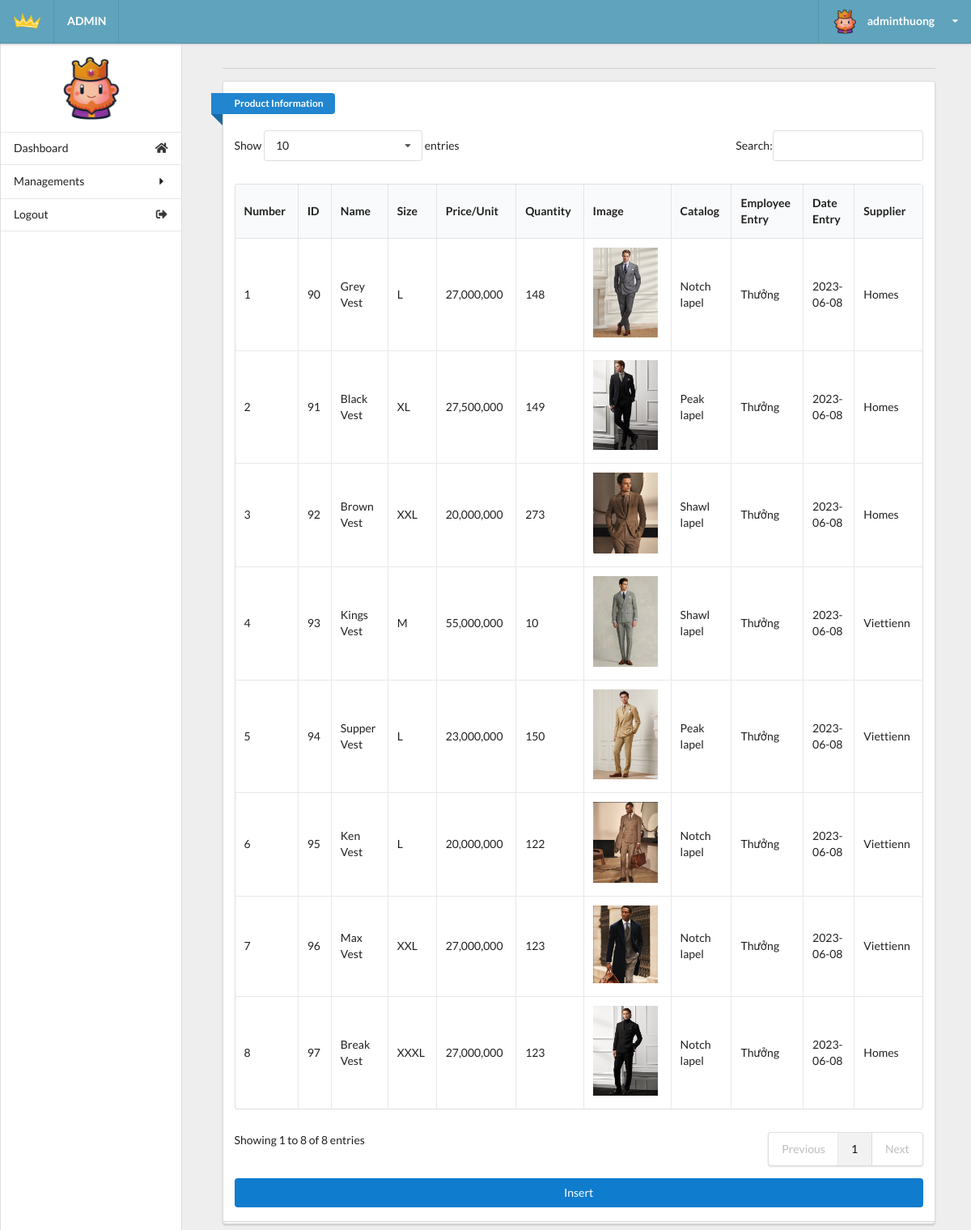
Screenshot of /admin/admin.php?act=product (signed in) with the database file from the repository.
### tables this page shows
CREATE TABLE `tbl_product` (
  `id_product` int(6) NOT NULL,
  `product_name` varchar(255) NOT NULL,
  `quantity` int(11) NOT NULL DEFAULT 0,
  `product_img` varchar(50) NOT NULL,
  `product_prices` int(10) NOT NULL DEFAULT 0,
  `catalog_id` int(4) NOT NULL,
  `employee_entry` int(11) NOT NULL,
  `entry_date` date NOT NULL,
  `sup_id` int(11) NOT NULL,
  `view` tinyint(4) NOT NULL DEFAULT 0,
  `special` tinyint(4) NOT NULL DEFAULT 0,
  `old_prices` int(11) NOT NULL DEFAULT 0,
  `description` varchar(255) NOT NULL,
  `size` varchar(5) NOT NULL DEFAULT 'L'
);

CREATE TABLE `tbl_catalog` (
  `id_catalog_k` int(4) NOT NULL,
  `catalog_name` varchar(50) NOT NULL,
  `prioritize` int(4) NOT NULL DEFAULT 0,
  `display_ctl` tinyint(1) NOT NULL DEFAULT 1
);

CREATE TABLE `tbl_user` (
  `id` int(11) NOT NULL,
  `name_us` varchar(50) DEFAULT NULL,
  `address_us` varchar(100) DEFAULT NULL,
  `email` varchar(50) NOT NULL,
  `user` varchar(20) NOT NULL,
  `password_us` varchar(20) NOT NULL,
  `role_us` tinyint(1) NOT NULL DEFAULT 0
);

CREATE TABLE `tbl_supplier` (
  `sup_id` int(11) NOT NULL,
  `sup_name` varchar(255) NOT NULL,
  `sup_address` varchar(255) NOT NULL,
  `sup_bank` int(11) NOT NULL,
  `sup_tax_code` int(11) NOT NULL
);

### model/productdb.php (called while the page is built, shortened)
<?php
function getall_product(){
    $conn=connectdb();
    $stmt = $conn->prepare("SELECT * FROM tbl_product");
    $stmt->execute();
    $kq=$stmt->fetchAll();
    return $kq;
}
?>

### model/catalogdb.php (called while the page is built, shortened)
<?php
function getall_catalog(){
  $conn=connectdb();
  $stmt = $conn->prepare("SELECT * FROM tbl_catalog");
  $stmt->execute();
  $kq=$stmt->fetchAll();
  return $kq;
}
?>

### model/userdb.php (called while the page is built, shortened)
<?php
function getall_user(){
    $conn=connectdb();
    $stmt = $conn->prepare("SELECT * FROM tbl_user");
    $stmt->execute();
    $kq=$stmt->fetchAll();
    return $kq;
}
?>

### model/supplierdb.php (called while the page is built, shortened)
<?php
function getall_supplier(){
    $conn=connectdb();
    $stmt = $conn->prepare("SELECT * FROM tbl_supplier");
    $stmt->execute();
    $kq=$stmt->fetchAll();
    return $kq;
}
?>

### admin/product.php (the view, shortened to what this page needs)
<div class="right floated thirteen wide computer sixteen wide phone column" id="content">
  <div class="ui container grid">
    <div class="row">
      <div class="fifteen wide computer sixteen wide phone centered column center-table">
        <div class="ui divider"></div>
        <div class="ui grid">
          <div class="sixteen wide computer sixteen wide phone centered column">
            <div class="ui stacked segment">
              <div class="ui blue ribbon icon label">Product Information</div>
              <br><br>
              <table id="example" class="ui celled table responsive nowrap unstackable" style="width:100%">
                <thead>
                  <tr>
                    <th>Number</th>
                    <th>ID</th>
                    <th>Name</th>
                    <th>Size</th>
                    <th>Price/Unit</th>
                    <th>Quantity</th>
                    <th>Image</th>
                    <th>Catalog</th>
                    <th>Employee Entry</th>
                    <th>Date Entry</th>
                    <th>Supplier</th>
                  </tr>
                </thead>
                <?php
                  if (isset($kq) && (count($kq) > 0)) {
                    $i = 1;
                    foreach ($kq as $product) {
                      $name = '';
                      foreach ($dmsp as $dm) {
                        if ($dm['id_catalog_k'] == $product['catalog_id']) {
                          $name = $dm['catalog_name'];
                          break;
                        }
                      }
                      $name_employee='';
                      foreach ($dmee as $us) {
                        if ($us['id'] == $product['employee_entry']) {
                          $name_employee = $us['name_us'];
                          break;
                        }
                      }
                      $name_supplier='';
                      foreach ($dmsup as $sup) {
                        if ($sup['sup_id'] == $product['sup_id']) {
                          $name_supplier = $sup['sup_name'];
                          break;
                        }
                      }
                      echo '
                        <tr>
                          <td>'.$i.'</td>
                          <td>'.$product['id_product'].'</td>
                          <td>'.$product['product_name'].'</td>
                          <td>'.$product['size'].'</td>
                          <td>'.number_format($product['product_prices']).'</td>
                          <td>'.$product['quantity'].'</td>
                          <td><img src="../uploads/'.$product['product_img'].'" width="80px"></td>
                          <td>'.$name.'</td>
                          <td>'.$name_employee.'</td>
                          <td>'.$product['entry_date'].'</td>
                          <td>'.$name_supplier.'</td>
                          <td>
                            <button  class="button-update"><a class="change-a" href="admin.php?act=updateform_product&id='.$product['id_product'].'">Update</a></button>
                            <button  class="button-delete"><a class="change-a" href="admin.php?act=del_product&id='.$product['id_product'].'">Delete</a></button>
                          </td>
                        </tr>';
                      $i++;
                    }
                  }
                ?>
              </table>
              <div>
                  <button  class="button-insert"><a class="change-a" href="admin.php?act=insert_product&id='1'">Insert</a></button>
              </div>
            </div>
          </div>
        </div>
      </div>
    </div>
  </div>
</div>
</div>
</body>
</html>

### admin/css/main.css (style rules this page uses)
html, body { background-color: #eeeeee; height: 100%; width: 100%; margin: 0; padding: 0; }
#content { top: 1em; }
.button-insert { background-color: #107cce; border: none; color: white; width: 100%; margin-top: 15px; padding: 10px 40px; text-align: center; text-decoration: none; display: inline-block; border-radius: 4px; }
.change-a { color: white; width: 100%; }

### rows the page displays
tbl_product: id_product "90", product_name "Grey Vest", size "L", product_prices "27,000,000", quantity "148", product_img (picture), catalog.catalog_name "Notch lapel", employee_entry.name_us "Thưởng", entry_date "2023-06-08", sup.sup_name "Homes"
tbl_product: id_product "91", product_name "Black Vest", size "XL", product_prices "27,500,000", quantity "149", product_img (picture), catalog.catalog_name "Peak lapel", employee_entry.name_us "Thưởng", entry_date "2023-06-08", sup.sup_name "Homes"
tbl_product: id_product "92", product_name "Brown Vest", size "XXL", product_prices "20,000,000", quantity "273", product_img (picture), catalog.catalog_name "Shawl lapel", employee_entry.name_us "Thưởng", entry_date "2023-06-08", sup.sup_name "Homes"
tbl_product: id_product "93", product_name "Kings Vest", size "M", product_prices "55,000,000", quantity "10", product_img (picture), catalog.catalog_name "Shawl lapel", employee_entry.name_us "Thưởng", entry_date "2023-06-08", sup.sup_name "Viettienn"
tbl_product: id_product "94", product_name "Supper Vest", size "L", product_prices "23,000,000", quantity "150", product_img (picture), catalog.catalog_name "Peak lapel", employee_entry.name_us "Thưởng", entry_date "2023-06-08", sup.sup_name "Viettienn"
tbl_product: id_product "95", product_name "Ken Vest", size "L", product_prices "20,000,000", quantity "122", product_img (picture), catalog.catalog_name "Notch lapel", employee_entry.name_us "Thưởng", entry_date "2023-06-08", sup.sup_name "Viettienn"
tbl_product: id_product "96", product_name "Max Vest", size "XXL", product_prices "27,000,000", quantity "123", product_img (picture), catalog.catalog_name "Notch lapel", employee_entry.name_us "Thưởng", entry_date "2023-06-08", sup.sup_name "Viettienn"
tbl_product: id_product "97", product_name "Break Vest", size "XXXL", product_prices "27,000,000", quantity "123", product_img (picture), catalog.catalog_name "Notch lapel", employee_entry.name_us "Thưởng", entry_date "2023-06-08", sup.sup_name "Homes"

### other values shown
$_SESSION['name'] "adminthuong"
